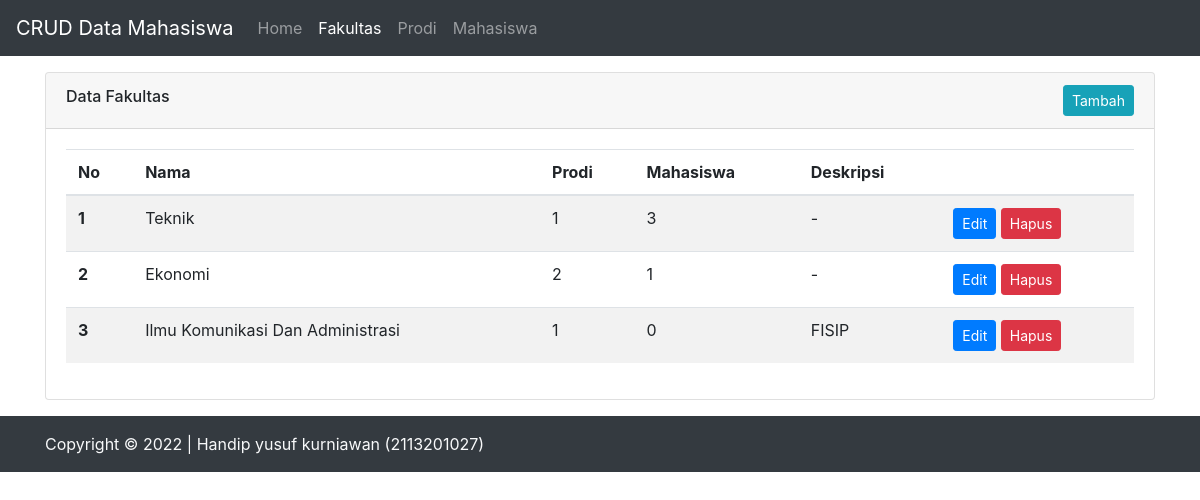
Screenshot of /fakultas.php (signed in) with the database file from the repository.
### tables this page shows
CREATE TABLE `fakultas` (
  `id` int(11) NOT NULL,
  `nama` varchar(255) NOT NULL,
  `deskripsi` text NOT NULL
);

### fakultas.php (the view, shortened to what this page needs)
<?php
require './config/koneksi.php';
?>
<html lang="id">
<head>
  <link rel="stylesheet" href="./bootstrap/css/bootstrap.min.css">
</head>
<body>
  <nav class="navbar navbar-expand-lg navbar-dark bg-dark">
    <a class="navbar-brand" href="#">CRUD Data Mahasiswa</a>
    <div class="collapse navbar-collapse" id="navbarSupportedContent">
      <ul class="navbar-nav mr-auto">
        <li class="nav-item">
          <a class="nav-link" href="./index.php">Home</a>
        </li>
        <li class="nav-item">
          <a class="nav-link active" href="./fakultas.php">Fakultas</a>
        </li>
        <li class="nav-item">
          <a class="nav-link" href="./prodi.php">Prodi</a>
        </li>
        <li class="nav-item">
          <a class="nav-link" href="./mahasiswa.php">Mahasiswa</a>
        </li>
      </ul>
    </div>
  </nav>
  <main class="container">
    <div class="card shadow mt-3">
      <div class="card-header">
        <div class="d-flex justify-content-between align-items-center">
          <label class="h6">Data Fakultas</label>
          <a href="./fakultas-form.php" class="btn btn-sm btn-info">Tambah</a>
        </div>
      </div>
      <div class="card-body">
        <table class="table table-responsive-md table-striped table-hover">
          <thead>
            <tr>
              <th scope="col">No</th>
              <th scope="col">Nama</th>
              <th scope="col">Prodi</th>
              <th scope="col">Mahasiswa</th>
              <th scope="col">Deskripsi</th>
              <th scope="col"></th>
            </tr>
          </thead>
          <tbody>
            <?php
            $query = "SELECT fa.*, (
              SELECT count(*) FROM prodi as pr WHERE pr.fakultas_id = fa.id
              ) as jml_prodi, (
              SELECT count(*) FROM mahasiswa as mhs join prodi as pr2 ON mhs.prodi_id = pr2.id
                  WHERE pr2.fakultas_id = fa.id
            ) as jml_mahasiswa FROM fakultas as fa";
            $result = mysqli_query($conn, $query);
            $counter = 0;
            while ($row = mysqli_fetch_assoc($result)) {
              $counter++;
              $row = (object)$row;
              $btn_edit =  '<a href="./fakultas-form.php?edit=' . $row->id . '" class="btn btn-sm btn-primary">Edit</a>';
              $btn_delete =  '<a href="./fakultas.php?delete=' . $row->id . '" onclick="return confirm(\'Apakah anda yakin?\')" class="btn btn-sm btn-danger">Hapus</a>';
              echo "<tr>
              <th>$counter</th>
              <td>{$row->nama}</td>
              <td>{$row->jml_prodi}</td>
              <td>{$row->jml_mahasiswa}</td>
              <td>{$row->deskripsi}</td>
              <td>$btn_edit  $btn_delete</td>
            </tr>";
            }
            ?>
          </tbody>
        </table>
      </div>
    </div>
  </main>
  <div class="footer bg-dark text-light py-3 mt-3">
    <div class="container">
      <p class="m-0">Copyright &copy 2022 | Handip yusuf kurniawan (2113201027)</p>
    </div>
  </div>
</body>
</html>

### rows the page displays
fakultas: nama "Teknik", jml_prodi "1", jml_mahasiswa "3", deskripsi "-"
fakultas: nama "Ekonomi", jml_prodi "2", jml_mahasiswa "1", deskripsi "-"
fakultas: nama "Ilmu Komunikasi Dan Administrasi", jml_prodi "1", jml_mahasiswa "0", deskripsi "FISIP"
